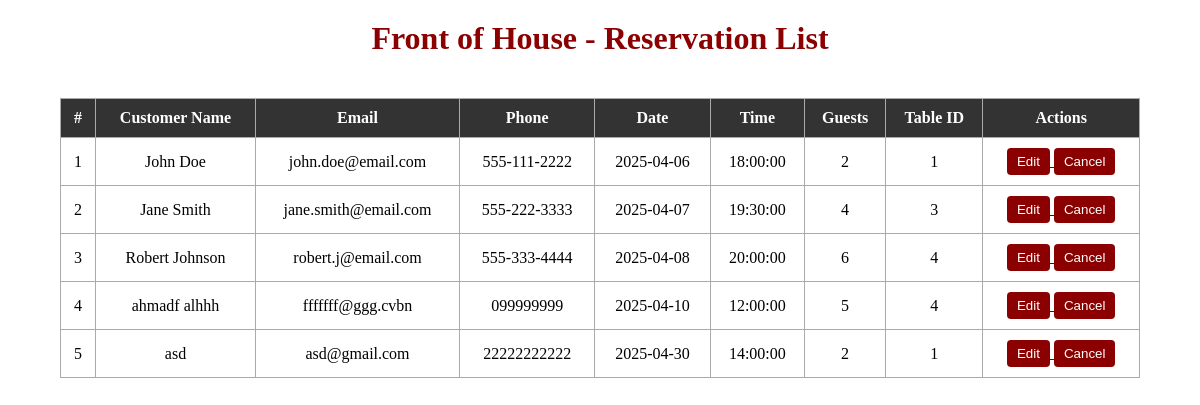
The page /reservations/foh on the database as committed earlier.
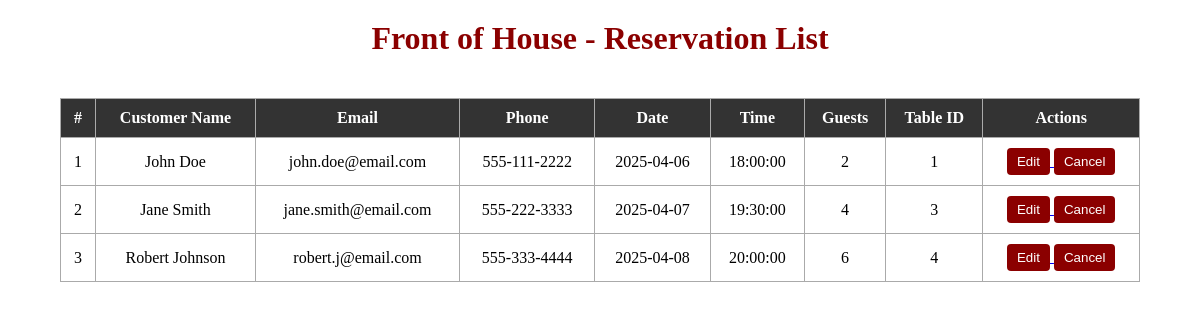
The same page on the database as committed later.
### app/models.py (models this page shows)
class Reservation(db.Model):
    id = db.Column(db.Integer, primary_key=True)
    customer_id = db.Column(db.Integer, db.ForeignKey('customer.id'))
    reservation_time = db.Column(db.DateTime, nullable=False)
    number_of_people = db.Column(db.Integer, nullable=False)
    table_id = db.Column(db.Integer, db.ForeignKey('tables.id'))

class Customer(db.Model):
    id = db.Column(db.Integer, primary_key=True)
    first_name = db.Column(db.String(255), nullable=False)
    last_name = db.Column(db.String(255), nullable=False)
    email = db.Column(db.String(255))
    phone_number = db.Column(db.String(15))
    reservations = db.relationship('Reservation', backref='customer', lazy=True)
    supports = db.relationship('Support', backref='customer', lazy=True)

### app/routes/reservations_routes.py (the view)
@reservations_bp.route('/reservations/foh')
def reservations_foh():
    reservations = ReservationLogic.get_all_reservations_with_customer()
    return render_template('reservations_foh.html', reservations=reservations)

### app/logic/reservation_logic.py (called while the page is built)
    @staticmethod
    def get_all_reservations_with_customer():
        return db.session.query(Reservation, Customer)\
            .join(Customer, Reservation.customer_id == Customer.id).all()

### templates/reservations_foh.html (shortened to what this page needs)
<!DOCTYPE html>
<html lang="en">
<head>
    <link rel="stylesheet" href="{{ url_for('static', filename='css/style.css') }}">
</head>
<body>
    <h1>Front of House - Reservation List</h1>
    <table>
        <thead>
            <tr>
                <th>#</th>
                <th>Customer Name</th>
                <th>Email</th>
                <th>Phone</th>
                <th>Date</th>
                <th>Time</th>
                <th>Guests</th>
                <th>Table ID</th>
                <th>Actions</th>
            </tr>
        </thead>
        <tbody>
            {% for res, customer in reservations %}
            <tr>
                <td>{{ loop.index }}</td>
                <td>{{ customer.first_name }} {{ customer.last_name }}</td>
                <td>{{ customer.email }}</td>
                <td>{{ customer.phone_number }}</td>
                <td>{{ res.reservation_time.date() }}</td>
                <td>{{ res.reservation_time.time() }}</td>
                <td>{{ res.number_of_people }}</td>
                <td>{{ res.table_id }}</td>
                <td>
                    <a href="{{ url_for('reservations.edit_reservation', id=res.id) }}">
                        <button class="action-btn">Edit</button>
                    </a>
                    <form class="action-form" method="POST" action="{{ url_for('reservations.cancel_reservation', id=res.id) }}">
                        <button class="action-btn" onclick="return confirm('Cancel this reservation?')">Cancel</button>
                    </form>
                </td>
            </tr>
            {% else %}
            <tr>
                <td colspan="9">No reservations found.</td>
            </tr>
            {% endfor %}
        </tbody>
    </table>
</body>
</html>

### static/css/style.css (style rules this page uses)
html, body { height: 100%; margin: 0; }
body { display: flex; flex-direction: column; }

### templates/reservations_foh.html (style rules this page uses)
h1 { text-align: center; margin-top: 20px; color: darkred; }
table { width: 90%; margin: 20px auto; border-collapse: collapse; }
th, td { border: 1px solid #aaa; padding: 10px; text-align: center; }
th { background-color: #333; color: white; }
.action-btn { background-color: #8B0000; color: white; border: none; padding: 6px 10px; cursor: pointer; border-radius: 4px; }
.action-form { display: inline; }

Rows that differ between the two databases and show on the page:
removed Reservation: first_name "ahmadf", last_name "alhhh", email "fffffff@ggg.cvbn", phone_number "099999999", reservation_time "2025-04-10", reservation_time.time "12:00:00", number_of_people "5", table_id "4"
removed Reservation: first_name "asd", email "asd@gmail.com", phone_number "22222222222", reservation_time "2025-04-30", reservation_time.time "14:00:00", number_of_people "2", table_id "1"
